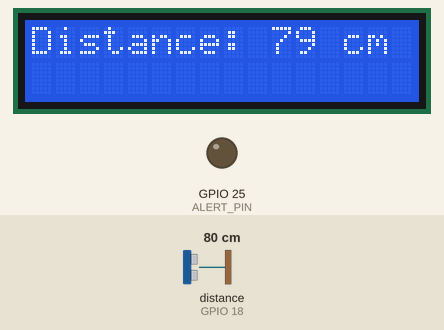
A sketch run on a simulated ESP32. Parts: 16×2 character LCD, output pins drawn as LEDs (lit = HIGH). Wiring (inferred from the names in the program): ultrasonic range finder: trigger GPIO 5; echo GPIO 18. Inputs (shaded band) come from the test bench; at power-on: distance to the obstacle (sensor on GPIO 18) 80 cm. The echo pulse lasts 58.3 µs per cm; pins used as bus, display or sensor lines are not drawn; what the sketch prints to the serial monitor is not drawn.

Above: at 3.2 s.
3.3 s: distance to the obstacle (sensor on GPIO 18) set to 12 cm
At 4.6 s:
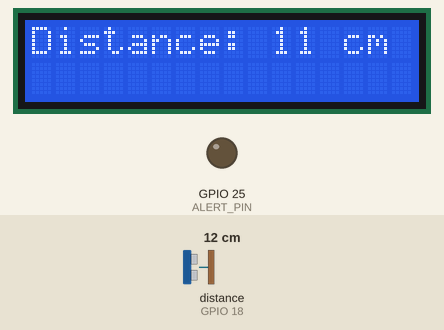
5.1 s: distance to the obstacle (sensor on GPIO 18) set to 9 cm
At 5.8 s:
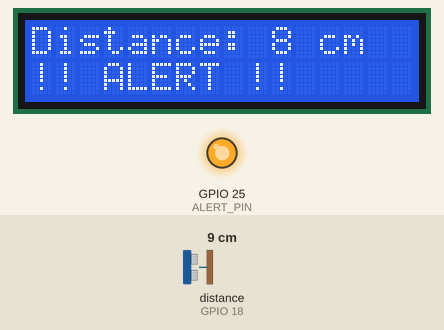
6.7 s: distance to the obstacle (sensor on GPIO 18) set to 2 cm
At 7.6 s:
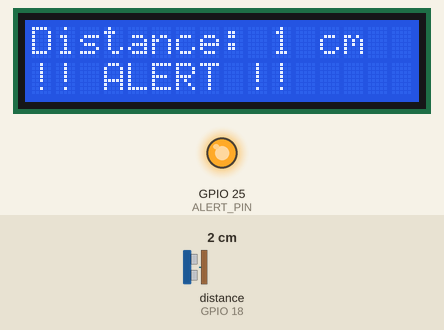
Timing chart, 0 to 9.7 s (numbered marks = the images above; inputs shaded):
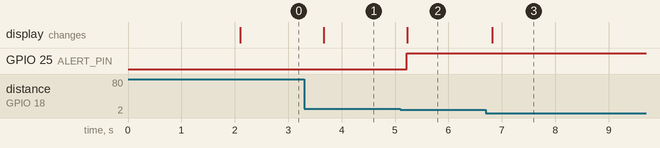

The sketch:

Task3_ultersonic_sensor_with_16x2lcd_display.ino
```cpp
#include <Wire.h>
#include <LiquidCrystal_I2C.h>

#define TRIG_PIN 5
#define ECHO_PIN 18
#define ALERT_PIN 25

LiquidCrystal_I2C lcd(0x27, 16, 2);

void setup() {
  Serial.begin(115200);
  pinMode(TRIG_PIN, OUTPUT);
  pinMode(ECHO_PIN, INPUT);
  pinMode(ALERT_PIN, OUTPUT);

  lcd.begin();
  lcd.backlight();
  lcd.setCursor(0, 0);
  lcd.print("Ultrasonic Init");
  delay(2000);
  lcd.clear();
}

long getDistance() {
  digitalWrite(TRIG_PIN, LOW);
  delayMicroseconds(2);
  digitalWrite(TRIG_PIN, HIGH);
  delayMicroseconds(10);
  digitalWrite(TRIG_PIN, LOW);

  long duration = pulseIn(ECHO_PIN, HIGH);
  long distance = duration * 0.034 / 2;
  return distance;
}

void loop() {
  long distance = getDistance();
  Serial.print("Distance: ");
  Serial.print(distance);
  Serial.println(" cm");

  lcd.clear();
  lcd.setCursor(0, 0);
  lcd.print("Distance: ");
  lcd.print(distance);
  lcd.print(" cm");

  if (distance < 10) {
    digitalWrite(ALERT_PIN, HIGH);
    Serial.println("⚠️ Object Too Close! ⚠️");
    lcd.setCursor(0, 1);
    lcd.print("!! ALERT !!");
  } else {
    digitalWrite(ALERT_PIN, LOW);
  }

  delay(500);
}
```

Measured:
- the behaviour switches between 11 and 10 cm on distance to the obstacle (sensor on GPIO 18) (found by bisection; images 1 and 2)
- after the input at 3.3 s, the display: changes after 0.37 s (image 1)
- after the input at 5.1 s, GPIO 25 (ALERT_PIN): LOW → HIGH after 0.12 s; the display: changes after 0.13 s (image 2)
- after the input at 6.7 s, the display: changes after 0.12 s (image 3)
